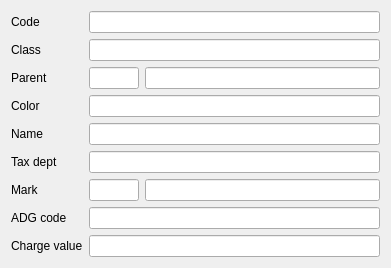
<?xml version="1.0" encoding="UTF-8"?>
<ui version="4.0">
 <class>CE5GoodsGroup</class>
 <widget class="QWidget" name="CE5GoodsGroup">
  <property name="geometry">
   <rect>
    <x>0</x>
    <y>0</y>
    <width>391</width>
    <height>244</height>
   </rect>
  </property>
  <property name="windowTitle">
   <string>Form</string>
  </property>
  <layout class="QGridLayout" name="gridLayout">
   <item row="0" column="2" colspan="2">
    <widget class="C5LineEditWithSelector" name="leCode">
     <property name="focusPolicy">
      <enum>Qt::FocusPolicy::NoFocus</enum>
     </property>
     <property name="Field" stdset="0">
      <string>f_id</string>
     </property>
     <property name="Primary" stdset="0">
      <bool>true</bool>
     </property>
    </widget>
   </item>
   <item row="5" column="2" colspan="2">
    <widget class="C5LineEditWithSelector" name="lineEdit_3">
     <property name="Field" stdset="0">
      <string>f_taxdept</string>
     </property>
     <property name="Type" stdset="0">
      <number>1</number>
     </property>
     <property name="Default" stdset="0">
      <string>1</string>
     </property>
    </widget>
   </item>
   <item row="4" column="0">
    <widget class="QLabel" name="label_2">
     <property name="text">
      <string>Name</string>
     </property>
    </widget>
   </item>
   <item row="2" column="3">
    <widget class="C5LineEditWithSelector" name="leParentGroupName">
     <property name="focusPolicy">
      <enum>Qt::FocusPolicy::NoFocus</enum>
     </property>
     <property name="maxLength">
      <number>0</number>
     </property>
     <property name="f_parentname" stdset="0">
      <string/>
     </property>
    </widget>
   </item>
   <item row="6" column="0">
    <widget class="QLabel" name="label_6">
     <property name="text">
      <string>Mark</string>
     </property>
    </widget>
   </item>
   <item row="6" column="2">
    <widget class="C5LineEditWithSelector" name="leMark">
     <property name="maximumSize">
      <size>
       <width>50</width>
       <height>16777215</height>
      </size>
     </property>
     <property name="Field" stdset="0">
      <string>f_mark</string>
     </property>
     <property name="Type" stdset="0">
      <number>1</number>
     </property>
     <property name="Default" stdset="0">
      <string>0</string>
     </property>
    </widget>
   </item>
   <item row="6" column="3">
    <widget class="C5LineEditWithSelector" name="leMarkName">
     <property name="focusPolicy">
      <enum>Qt::FocusPolicy::NoFocus</enum>
     </property>
     <property name="readOnly">
      <bool>true</bool>
     </property>
    </widget>
   </item>
   <item row="7" column="0">
    <widget class="QLabel" name="label_4">
     <property name="text">
      <string>ADG code</string>
     </property>
    </widget>
   </item>
   <item row="7" column="2" colspan="2">
    <widget class="C5LineEditWithSelector" name="lineEdit_4">
     <property name="Field" stdset="0">
      <string>f_adgcode</string>
     </property>
    </widget>
   </item>
   <item row="8" column="2" colspan="2">
    <widget class="C5LineEditWithSelector" name="lineEdit_5">
     <property name="Field" stdset="0">
      <string>f_chargevalue</string>
     </property>
     <property name="Default" stdset="0">
      <string>0</string>
     </property>
    </widget>
   </item>
   <item row="1" column="2" colspan="2">
    <widget class="C5LineEditWithSelector" name="leClass">
     <property name="maxLength">
      <number>2</number>
     </property>
     <property name="Field" stdset="0">
      <string>f_class</string>
     </property>
     <property name="Type" stdset="0">
      <number>0</number>
     </property>
     <property name="Default" stdset="0">
      <string>1</string>
     </property>
    </widget>
   </item>
   <item row="2" column="2">
    <widget class="C5LineEditWithSelector" name="leParentGroup">
     <property name="maximumSize">
      <size>
       <width>50</width>
       <height>16777215</height>
      </size>
     </property>
     <property name="maxLength">
      <number>2</number>
     </property>
     <property name="Field" stdset="0">
      <string>f_parent</string>
     </property>
     <property name="Type" stdset="0">
      <number>1</number>
     </property>
    </widget>
   </item>
   <item row="4" column="2" colspan="2">
    <widget class="C5LineEditWithSelector" name="lineEdit_2">
     <property name="Field" stdset="0">
      <string>f_name</string>
     </property>
     <property name="First" stdset="0">
      <bool>true</bool>
     </property>
     <property name="allowall" stdset="0">
      <bool>true</bool>
     </property>
    </widget>
   </item>
   <item row="5" column="0">
    <widget class="QLabel" name="label_3">
     <property name="text">
      <string>Tax dept</string>
     </property>
    </widget>
   </item>
   <item row="8" column="0">
    <widget class="QLabel" name="label_5">
     <property name="text">
      <string>Charge value</string>
     </property>
    </widget>
   </item>
   <item row="0" column="0">
    <widget class="QLabel" name="label">
     <property name="text">
      <string>Code</string>
     </property>
    </widget>
   </item>
   <item row="1" column="0">
    <widget class="QLabel" name="label_7">
     <property name="text">
      <string>Class</string>
     </property>
    </widget>
   </item>
   <item row="2" column="0">
    <widget class="QLabel" name="label_8">
     <property name="text">
      <string>Parent</string>
     </property>
    </widget>
   </item>
   <item row="3" column="0">
    <widget class="QLabel" name="label_9">
     <property name="text">
      <string>Color</string>
     </property>
    </widget>
   </item>
   <item row="3" column="2" colspan="2">
    <widget class="C5LineEditWithSelector" name="leColor">
     <property name="Field" stdset="0">
      <string>f_color</string>
     </property>
     <property name="SetColor" stdset="0">
      <bool>true</bool>
     </property>
    </widget>
   </item>
  </layout>
 </widget>
 <customwidgets>
  <customwidget>
   <class>C5LineEditWithSelector</class>
   <extends>QLineEdit</extends>
   <header location="global">c5lineeditwithselector.h</header>
  </customwidget>
 </customwidgets>
 <tabstops>
  <tabstop>leClass</tabstop>
  <tabstop>leParentGroup</tabstop>
  <tabstop>leColor</tabstop>
  <tabstop>lineEdit_2</tabstop>
  <tabstop>lineEdit_3</tabstop>
  <tabstop>leMark</tabstop>
  <tabstop>lineEdit_4</tabstop>
  <tabstop>lineEdit_5</tabstop>
  <tabstop>leParentGroupName</tabstop>
 </tabstops>
 <resources/>
 <connections/>
</ui>
